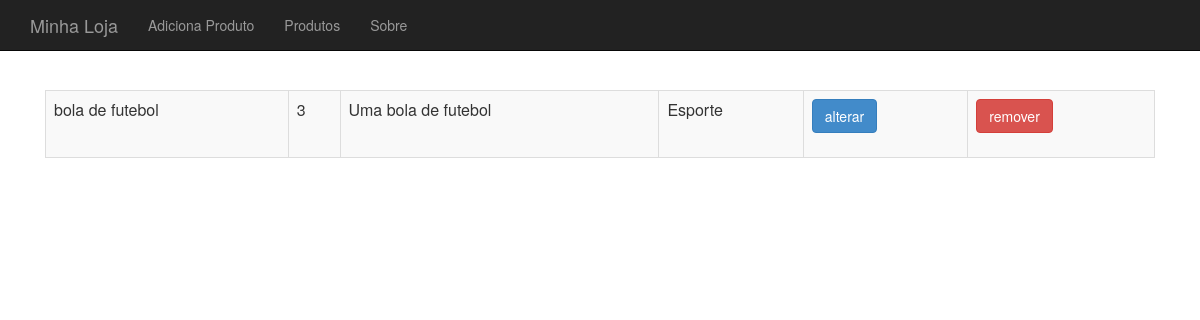
The app's page /produto-lista.php with its own data.
### tables this page shows
CREATE TABLE IF NOT EXISTS `produtos` (
  `id` int(11) NOT NULL AUTO_INCREMENT,
  `nome` varchar(255) DEFAULT NULL,
  `preco` double DEFAULT NULL,
  `descricao` varchar(255) DEFAULT NULL,
  `categoria_id` int(11) DEFAULT NULL,
  `usado` tinyint(1) DEFAULT NULL,
  PRIMARY KEY (`id`)
);

CREATE TABLE IF NOT EXISTS `categorias` (
  `id` int(11) NOT NULL AUTO_INCREMENT,
  `nome` varchar(255) DEFAULT NULL,
  PRIMARY KEY (`id`)
);

### banco-produto.php (called while the page is built, shortened)
<?php
function listaProdutos($conexao) {
	$produtos = array();
	$resultado = mysqli_query($conexao, "select p.*,c.nome as categoria_nome from produtos as p join categorias as c on c.id=p.categoria_id");
	while($produto = mysqli_fetch_assoc($resultado)) {
		array_push($produtos, $produto);
	}
	return $produtos;
}

### produto-lista.php (the view, shortened to what this page needs)
<?php include("cabecalho.php");
 include("conecta.php");
 include("banco-produto.php"); ?>
<table class="table table-striped table-bordered">
	<?php
		$produtos = listaProdutos($conexao);
		foreach($produtos as $produto) :
	?>
	<tr>
		<td><?= $produto['nome'] ?></td>
		<td><?= $produto['preco'] ?></td>
		<td><?= substr($produto['descricao'], 0, 40) ?></td>
		<td><?= $produto['categoria_nome']?></td>
		<td><a class="btn btn-primary" href="produto-altera-formulario.php?id=<?=$produto['id']?>">alterar</a></td>
		<td>
			<form action="remove-produto.php" method="post">
				<button class="btn btn-danger">remover</button>
			</form>
		</td>
	</tr>
	<?php
		endforeach
	?>
</table>
<?php include("rodape.php"); ?>

### css/loja.css (style rules this page uses)
body { padding-top: 50px; }

### records on screen
produtos: nome "bola de futebol", preco "3", descricao "Uma bola de futebol", categoria.nome "Esporte"
